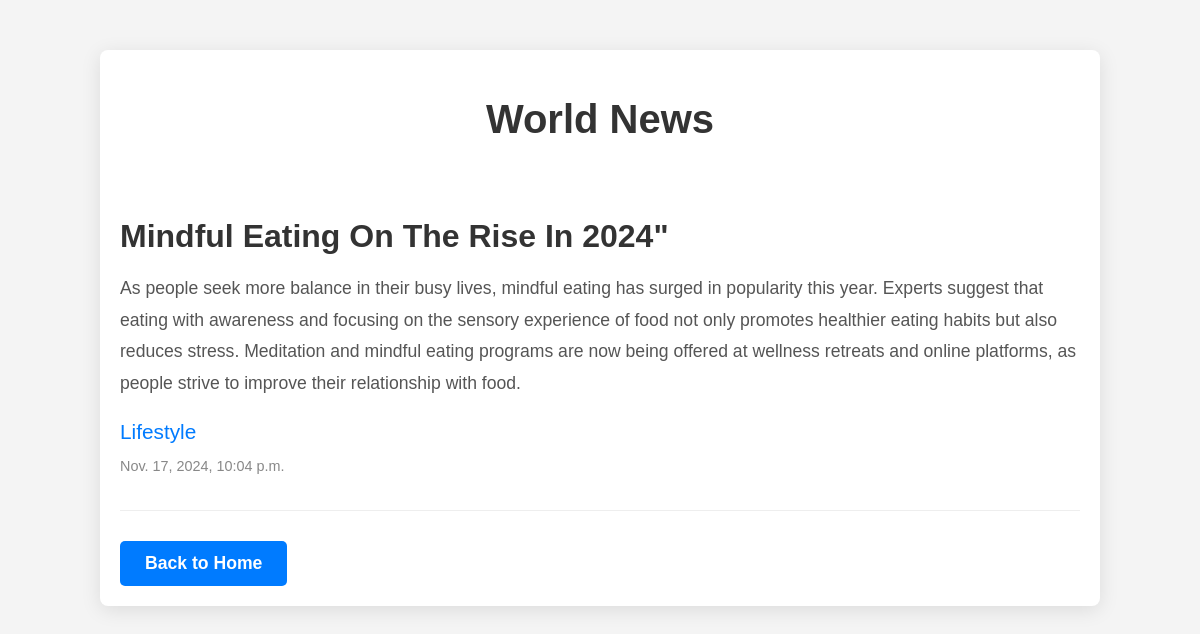
Screenshot of /Lifestyle/ with the database file from the repository.
### news_website_homework_app/models.py (models this page shows, shortened)
class News(models.Model):
    title = models.CharField('Title', max_length=100)
    text = models.TextField('Text')
    category = models.ForeignKey(NewCategory, on_delete=models.CASCADE, related_name='News')
    date_added = models.DateTimeField('Date Added', auto_now_add=True)
    class Meta:
        verbose_name = 'New'
        verbose_name_plural = 'News'

class NewCategory(models.Model):
    category_name = models.CharField('Category Name', max_length=100)
    date_added = models.DateTimeField('Date Added', auto_now_add=True)
    def __str__(self):
        return self.category_name
    class Meta:
        verbose_name = 'Category Name'
        verbose_name_plural = 'Category Names'

### news_website_homework_app/views.py (the view)
# urls.py: path('Lifestyle/', views.lifestyle_news, name='lifestyle_news'),
def lifestyle_news(request):
    category_ = NewCategory.objects.get(category_name='Lifestyle')
    world_news_latest = News.objects.filter(category=category_).order_by('-date_added')
    return render(request, 'news_website_homework_app/lifestyle_news.html', {'world_news_latest': world_news_latest})

### news_website_homework_app/templates/news_website_homework_app/lifestyle_news.html (shortened to what this page needs)
{% load static %}
<!DOCTYPE html>
<html lang="en">
<head>
    <link rel="stylesheet" href="{% static 'news_website_homework_app/css/categories.css' %}">
</head>
<body>
    <div class="container">
        <h1>World News</h1>
        {% for new in world_news_latest %}
            <div class="news-item">
                <h2>{{ new.title }}</h2>
                <p>{{ new.text }}</p>
                <h3>{{ new.category }}</h3>
                <p class="date">{{ new.date_added }}</p>
            </div>
        {% endfor %}
        <a href="{% url 'main_home_page' %}" class="back-home">Back to Home</a>
    </div>
</body>
</html>

### static/news_website_homework_app/css/categories.css (style rules this page uses)
body { font-family: 'Helvetica', sans-serif; background-color: #f4f4f4; color: #333; margin: 0; padding: 0; }
.container { width: 80%; margin: 50px auto; background-color: #fff; padding: 20px; border-radius: 8px; box-shadow: 0 4px 20px rgba(0, 0, 0, 0.1); }
h1 { font-size: 2.5em; color: #333; text-align: center; margin-bottom: 30px; }
.news-item { border-bottom: 1px solid #eee; padding: 20px 0; }
.news-item h2 { font-size: 2em; color: #333; margin-bottom: 15px; text-transform: capitalize; }
.news-item h3 { font-size: 1.3em; color: #007bff; margin-bottom: 10px; font-weight: normal; }
.news-item p { font-size: 1.1em; line-height: 1.8; margin-bottom: 10px; color: #555; }
.news-item .date { font-size: 0.9em; color: #888; margin-top: 5px; }
a.back-home { display: inline-block; padding: 12px 25px; background-color: #007bff; color: white; font-size: 1.1em; font-weight: bold; text-decoration: none; border-radius: 5px; text-align: center; margin-top: 30px; transition: background-color 0.3s ease, transform 0.3s ease; }

### rows the page displays
News: title "Mindful Eating On The Rise In 2024\"", text "As people seek more balance in their busy lives, mindful eating has surged in popularity this year. Experts suggest that eating with awareness and focusing on the sensory experience of food not only promotes healthier eating habits but also reduces stress. Meditation and mindful eating programs are now being offered at wellness retreats and online platforms, as people strive to improve their relationship with food.", category "Lifestyle", date_added "Nov. 17, 2024, 10:04 p.m."
